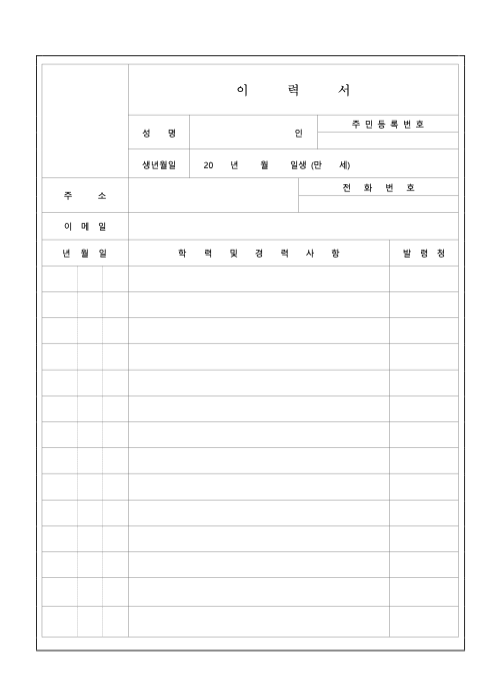
#> input picture .github/resume_01.png, 501 x 700 px
$ python -i scanner.py   (imports and definitions only)
#> lines starting #> are read from the running program, lines starting #| are printed output that depends on the picture; after the words box and inside, x2 and y2 are one past the last pixel; in counts of white or black regions, pixels touching at a corner belong together
import cv2
import base64
import numpy as np

# Step 1: Edge Detection
def detect_edges(image):
    gray = cv2.cvtColor(image, cv2.COLOR_BGR2GRAY)
    blurred = cv2.GaussianBlur(gray, (5, 5), 0)
    edged = cv2.Canny(blurred, 50, 150)
    return edged

# Step 2: Contour Detection
def find_document_contour(edged_image):
    contours, _ = cv2.findContours(edged_image, cv2.RETR_LIST, cv2.CHAIN_APPROX_SIMPLE)
    contours = sorted(contours, key=cv2.contourArea, reverse=True)[:5]

    for contour in contours:
        peri = cv2.arcLength(contour, True)
        approx = cv2.approxPolyDP(contour, 0.02 * peri, True)

        if len(approx) == 4:
            return approx

    raise Exception("문서 윤곽선(사각형)을 찾을 수 없습니다.")

# Step 3: Perspective Correction
def order_points(pts):
    rect = np.zeros((4, 2), dtype="float32")
    s = pts.sum(axis=1)
    rect[0] = pts[np.argmin(s)]  # top-left
    rect[2] = pts[np.argmax(s)]  # bottom-right
    diff = np.diff(pts, axis=1)
    rect[1] = pts[np.argmin(diff)]  # top-right
    rect[3] = pts[np.argmax(diff)]  # bottom-left
    return rect

def apply_perspective_transform(image, pts):
    rect = order_points(pts)
    (tl, tr, br, bl) = rect

    widthA = np.linalg.norm(br - bl)
    widthB = np.linalg.norm(tr - tl)
    maxWidth = max(int(widthA), int(widthB))

    heightA = np.linalg.norm(tr - br)
    heightB = np.linalg.norm(tl - bl)
    maxHeight = max(int(heightA), int(heightB))

    dst = np.array([
        [0, 0],
        [maxWidth - 1, 0],
        [maxWidth - 1, maxHeight - 1],
        [0, maxHeight - 1]
    ], dtype="float32")

    M = cv2.getPerspectiveTransform(rect, dst)
    warped = cv2.warpPerspective(image, M, (maxWidth, maxHeight), flags=cv2.INTER_LINEAR)

    return warped

# Step 4: Image Enhancement (스캔 스타일 + 글자/테두리 강화)
def enhance_image(image):
    gray = cv2.cvtColor(image, cv2.COLOR_BGR2GRAY)

    # ✅ 노이즈 제거 추가
    gray = cv2.fastNlMeansDenoising(gray, None, h=15, templateWindowSize=7, searchWindowSize=21)


    # CLAHE로 대비 향상
    clahe = cv2.createCLAHE(clipLimit=3.0, tileGridSize=(8, 8))
    enhanced = clahe.apply(gray)

    # 강한 sharpening
    sharpen_kernel = np.array([[0, -1, 0],
                               [-1, 5, -1],
                               [0, -1, 0]])
    sharpened = cv2.filter2D(enhanced, -1, sharpen_kernel)

    # 강한 adaptive threshold
    binary = cv2.adaptiveThreshold(
        sharpened, 255,
        cv2.ADAPTIVE_THRESH_GAUSSIAN_C,
        cv2.THRESH_BINARY,
        25, 7
    )


    # 미세한 팽창으로 테두리/글자 강화
    kernel = np.ones((2, 2), np.uint8)
    final = cv2.dilate(binary, kernel, iterations=1)

    return final

# Step 5: 여백 추가
def add_padding(image, padding=40, color=(255, 255, 255)):
    return cv2.copyMakeBorder(
        image,
        top=padding,
        bottom=padding,
        left=padding,
        right=padding,
        borderType=cv2.BORDER_CONSTANT,
        value=color
    )

def add_outer_padding(image, padding=40):
    color = [255, 255, 255]  # 흰 배경
    return cv2.copyMakeBorder(image, padding, padding, padding, padding, cv2.BORDER_CONSTANT, value=color)

# Step 6: Deskew 정확 보정 (Hough Transform 기반)
def deskew_image(image):
    import cv2
    import numpy as np

    gray = cv2.cvtColor(image, cv2.COLOR_BGR2GRAY) if len(image.shape) == 3 else image
    edges = cv2.Canny(gray, 50, 150, apertureSize=3)

    lines = cv2.HoughLines(edges, 1, np.pi / 180, 200)

    if lines is None:
        print("[경고] Hough Line 없음. Deskew 생략")
        return image

    angles = []
    for rho, theta in lines[:, 0]:
        angle_deg = (theta * 180 / np.pi) - 90

        # ✅ 수평 기준 ±15도 이내 직선만 선택
        if -15 < angle_deg < 15:
            angles.append(angle_deg)

    if not angles:
        print("[경고] 적절한 수평 라인 없음. Deskew 생략")
        return image

    median_angle = np.median(angles)

    if abs(median_angle) > 10:
        print(f"[경고] 회전 각도 {median_angle:.2f}도 -> Deskew 생략")
        return image

    (h, w) = image.shape[:2]
    center = (w // 2, h // 2)
    M = cv2.getRotationMatrix2D(center, median_angle, 1.0)
    rotated = cv2.warpAffine(image, M, (w, h), flags=cv2.INTER_LINEAR, borderMode=cv2.BORDER_REPLICATE)

    print(f"[✔️ Deskew 완료] {median_angle:.2f}도 회전 적용")
    return rotated


# 전체 처리 흐름
def scan_document(image):
    if image is None:
        raise ValueError("이미지를 불러올 수 없습니다.")

    image = add_outer_padding(image, padding=50)
    edged = detect_edges(image)
    doc_cnt = find_document_contour(edged)
    warped = apply_perspective_transform(image, doc_cnt.reshape(4, 2))
    final = enhance_image(warped)
    deskewed = deskew_image(final)
    padded = add_padding(deskewed, padding=40)

    _, buffer = cv2.imencode('.png', padded)
    encoded_string = base64.b64encode(buffer).decode('utf-8')
    return encoded_string

>>> import cv2
>>> picture = cv2.imread('../.github/resume_01.png')
#> picture is the input picture: shape (700, 501, 3); min 12, max 255, mean 251.1
>>> result = scan_document(picture)
#> in detect_edges, `edged = cv2.Canny(blurred, 50, 150)`:
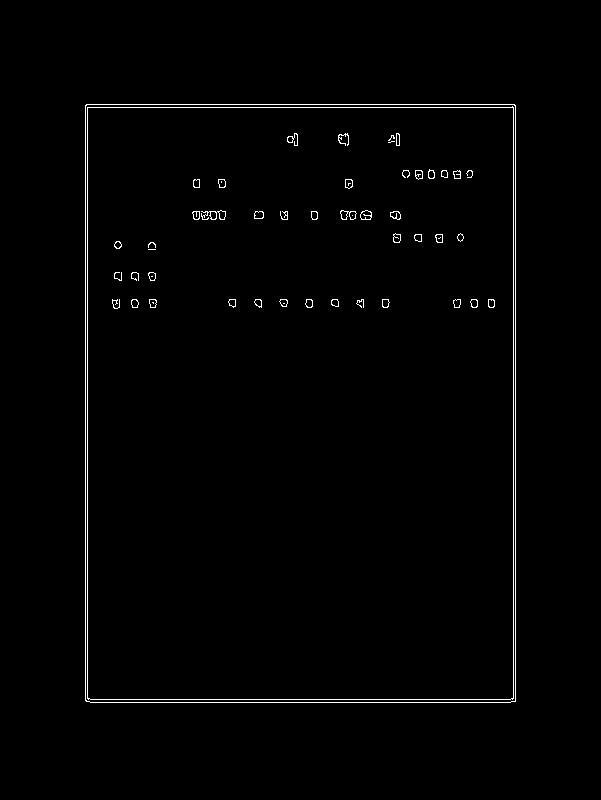
#> edged: shape (800, 601); 1.1% white in thin lines or dots, all inside (x1, y1, x2, y2) = (85, 104, 516, 703)
#> in find_document_contour, `contours, _ = cv2.findContours(edged_image, cv2.RETR_LIST, cv2.CHAIN_A..`: contours = 92 contours, 20 with area under 20; largest, box (x1, y1, x2, y2) and area: (85, 104, 516, 703) 257130, (85, 104, 516, 703) 257124, (87, 106, 514, 700) 252190, (87, 107, 514, 700) 252185, (201, 210, 226, 220) 102
#> in find_document_contour, `contours = sorted(contours, key=cv2.contourArea, reverse=True)[:5]`: contours = 5 contours; box (x1, y1, x2, y2) and area: (85, 104, 516, 703) 257130, (85, 104, 516, 703) 257124, (87, 106, 514, 700) 252190, (87, 107, 514, 700) 252185, (201, 210, 226, 220) 102
#> the loop in find_document_contour, `for contour in contours:` made 1 pass
#> (peri, approx) on pass 1: (2053.1, [[86, 104], [85, 700], [515, 701], [515, 105]])
#> in scan_document, `doc_cnt = find_document_contour(edged)`: doc_cnt = [[86, 104], [85, 700], [515, 701], [515, 105]]
#> in order_points, `s = pts.sum(axis=1)`: s = [190, 785, 1216, 620]
#> in order_points, `diff = np.diff(pts, axis=1)`: diff = [18, 615, 186, -410]
#> in apply_perspective_transform, `rect = order_points(pts)`: rect = [[86, 104], [515, 105], [515, 701], [85, 700]]
#> in apply_perspective_transform, `(tl, tr, br, bl) = rect`: tl = [86, 104]; tr = [515, 105]; br = [515, 701]; bl = [85, 700]
#> in apply_perspective_transform, `widthA = np.linalg.norm(br - bl)`: widthA = 430
#> in apply_perspective_transform, `widthB = np.linalg.norm(tr - tl)`: widthB = 429
#> in apply_perspective_transform, `maxWidth = max(int(widthA), int(widthB))`: maxWidth = 430
#> in apply_perspective_transform, `heightA = np.linalg.norm(tr - br)`: heightA = 596
#> in apply_perspective_transform, `dst = np.array([ [0, 0], [maxWidth - 1, 0], [maxWidth - 1, maxHeight -..`: dst = [[0, 0], [429, 0], [429, 595], [0, 595]]
#> in apply_perspective_transform, `M = cv2.getPerspectiveTransform(rect, dst)`: M = [[1, 0.00168, -86.21], [-0.00233, 1, -103.9], [-1.82e-08, 3.91e-06, 1]]
#> in apply_perspective_transform, `warped = cv2.warpPerspective(image, M, (maxWidth, maxHeight), flags=cv..`:
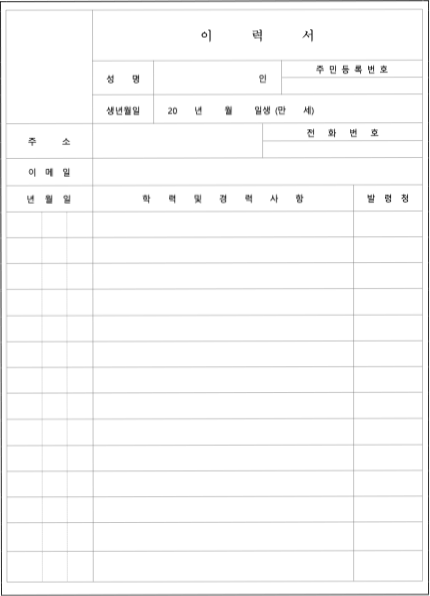
#> warped: shape (596, 430, 3); min 36, max 255, mean 249.7
#> in enhance_image, `sharpened = cv2.filter2D(enhanced, -1, sharpen_kernel)`:
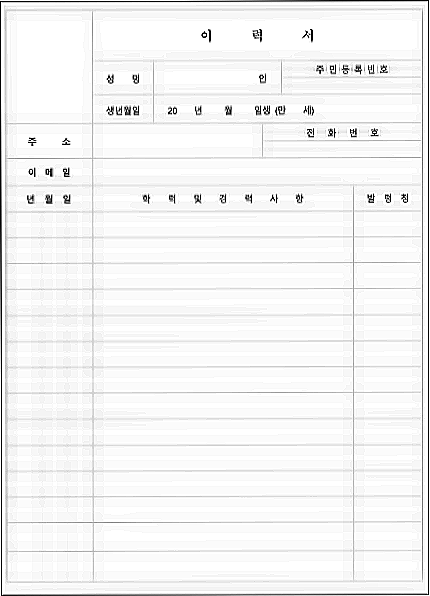
#> sharpened: shape (596, 430); min 0, max 255, mean 244.2
#> in enhance_image, `binary = cv2.adaptiveThreshold( sharpened, 255, cv2.ADAPTIVE_THRESH_GA..`:
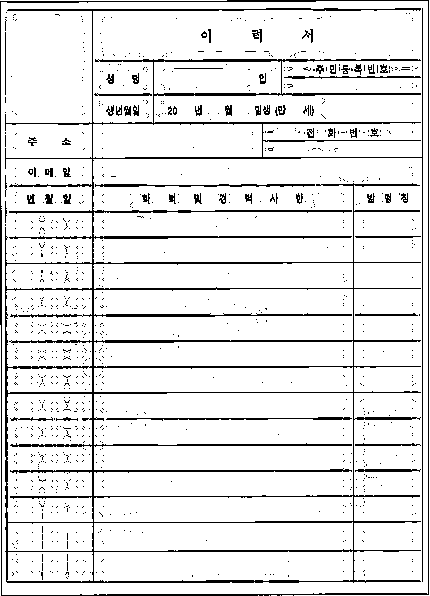
#> binary: shape (596, 430); 90.1% white; black in thin lines or dots
#> in enhance_image, `final = cv2.dilate(binary, kernel, iterations=1)`:
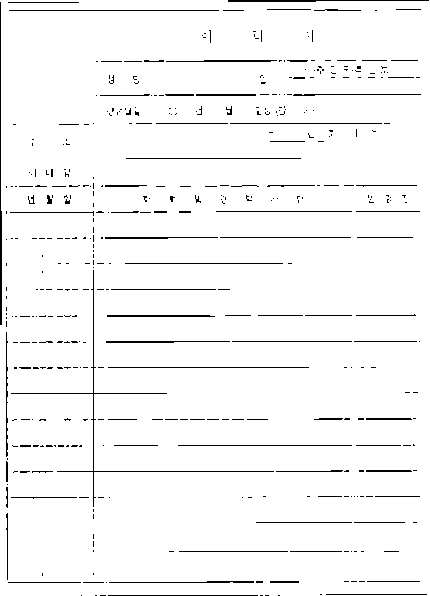
#> final: shape (596, 430); 96.5% white; black in thin lines or dots
#> in deskew_image, `edges = cv2.Canny(gray, 50, 150, apertureSize=3)`:
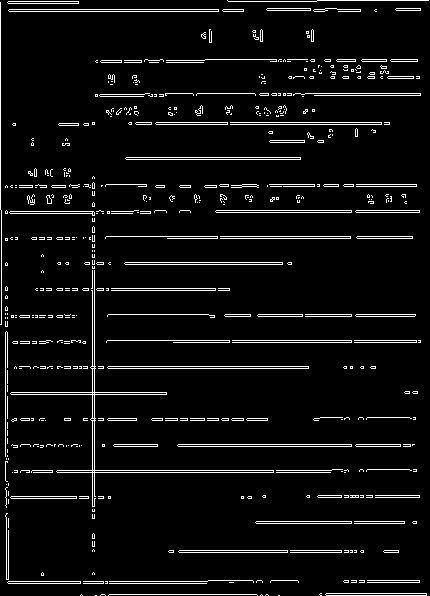
#> edges: shape (596, 430); 5.7% white in thin lines or dots
#> in deskew_image, `lines = cv2.HoughLines(edges, 1, np.pi / 180, 200)`: lines = 24 rows, first 8: [340, 1.57], [94, 0], [92, 0], [470, 1.57], [444, 1.57], [472, 1.57], [236, 1.57], [446, 1.57]
#> the loop in deskew_image, `for rho, theta in lines[:, 0]:` made 24 passes
#> (rho, theta, angle_deg) on passes 1 to 12: (340, 1.57, 2.5e-06), (94, 0, -90), (92, 0, -90), (470, 1.57, 2.5e-06), (444, 1.57, 2.5e-06), (472, 1.57, 2.5e-06), (236, 1.57, 2.5e-06), (446, 1.57, 2.5e-06), (314, 1.57, 2.5e-06), (366, 1.57, 2.5e-06), (9, 1.57, 2.5e-06), (11, 1.57, 2.5e-06)
#> after the loop in deskew_image, `for rho, theta in lines[:, 0]:`: angles = [2.5e-06, 2.5e-06, 2.5e-06, 2.5e-06, 2.5e-06, 2.5e-06, 2.5e-06, 2.5e-06, 2.5e-06, 2.5e-06, 2.5e-06, 2.5e-06, 2.5e-06, 2.5e-06, 2.5e-06, 2.5e-06, 2.5e-06, 2.5e-06, 2.5e-06, 2.5e-06]
#> in deskew_image, `median_angle = np.median(angles)`: median_angle = 2.5e-06
#> in deskew_image, `M = cv2.getRotationMatrix2D(center, median_angle, 1.0)`: M = [[1, 4.37e-08, -1.3e-05], [-4.37e-08, 1, 9.4e-06]]
#| [✔️ Deskew 완료] 0.00도 회전 적용
#> in add_padding, `return cv2.copyMakeBorder( image, top=padding, bottom=padding, left=pa..`:
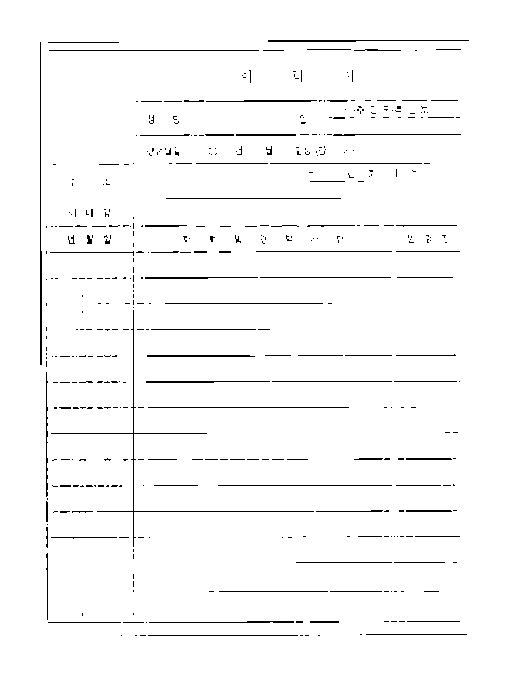
#> returned value: shape (676, 510); 97.4% white; black in thin lines or dots, all inside (x1, y1, x2, y2) = (40, 40, 469, 636)
#> in scan_document, `_, buffer = cv2.imencode('.png', padded)`: buffer = 5385 values, max 255 at index 53, min 0 at index 8, mean 115.1
